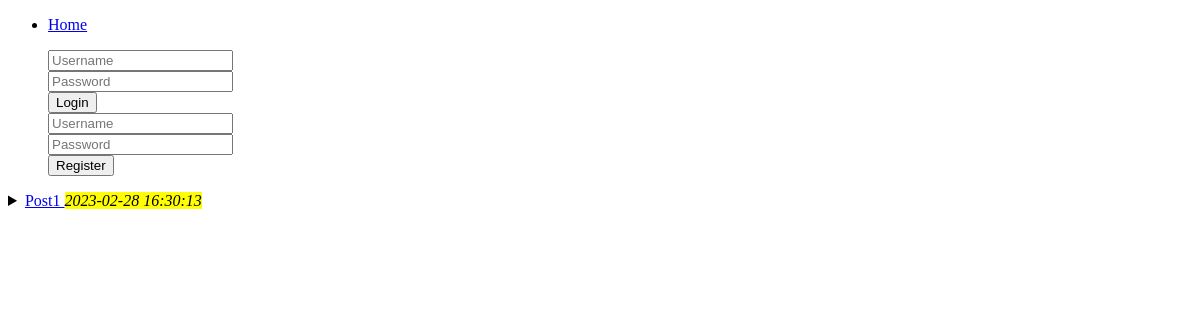
The app's page /index, older data.
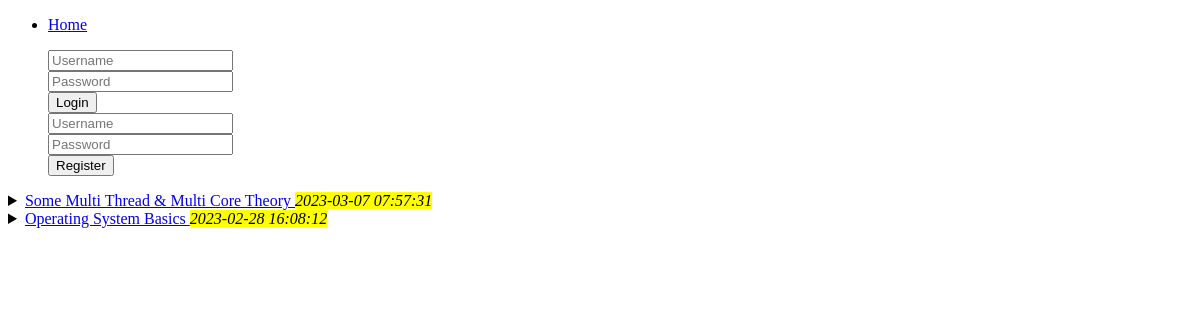
The same page, newer data.
### tables this page shows
CREATE TABLE posts (
    id INTEGER PRIMARY KEY AUTOINCREMENT,
    timestamp DATETIME NOT NULL,
    date TEXT NOT NULL,
    title TEXT NOT NULL,
    content TEXT NOT NULL
);

### app.py (the view)
@app.route('/')
@app.route('/index')
def index():
   conn = sqlite3.connect('database.db')
   conn.row_factory = sqlite3.Row
   posts = conn.execute('SELECT * FROM posts ORDER BY timestamp DESC').fetchall()
   conn.close()
   return render_template('index.html', posts=posts)

### templates/index.html (shortened to what this page needs)
{% extends "base.html" %}
{% block content %}
{% for post in posts %}
<div class="post">
    <details>
        <summary>
            <a href={{'/post/%s'%post['id']}}>{{ post['title'] }} </a>
            <mark><em>{{ post['date'] }}</em></mark>
        </summary>
    </details>
    {% endfor %}
</div>
</div>
{% endblock %}

### templates/base.html (shortened to what this page needs)
<!DOCTYPE html>
<html>
<head>
    <link rel="stylesheet" href="/static/styles.css">
</head>
<body>
    <ul>
        <li>
            <a href={{url_for('index')}}>Home</a>
        </li>
    </ul>
    <div class='sidebar'>
        <ul>
            <form>
                <input type="text" name="username" placeholder="Username"><br>
                <input type="password" name="password" placeholder="Password"><br>
                <input type="submit" value="Login">
            </form>
            <form>
                <input type="text" name="username" placeholder="Username"><br>
                <input type="password" name="password" placeholder="Password"><br>
                <input type="submit" value="Register">
            </form>
        </ul>
    </div>
    {% block content %}
    {% endblock %}
</html>

Row changes from the older to the newer data that the page shows:
removed posts: title "Post1", date "2023-02-28 16:30:13"
added posts: title "Some Multi Thread & Multi Core Theory", date "2023-03-07 07:57:31"
added posts: title "Operating System Basics", date "2023-02-28 16:08:12"
